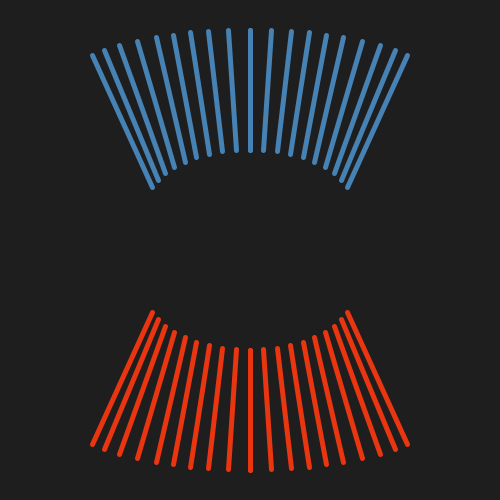
Frame 1 (no input)
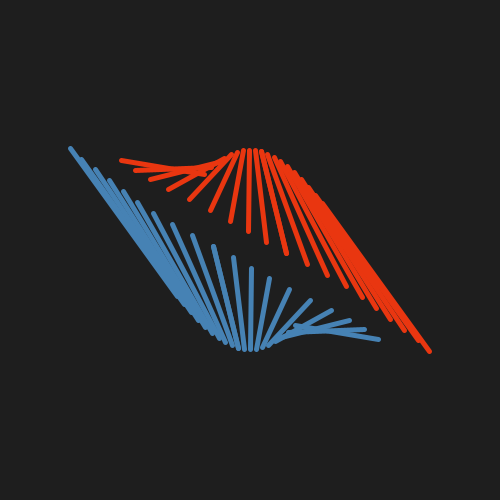
Frame 60 (the mouse pressed at the canvas centre just before this capture)
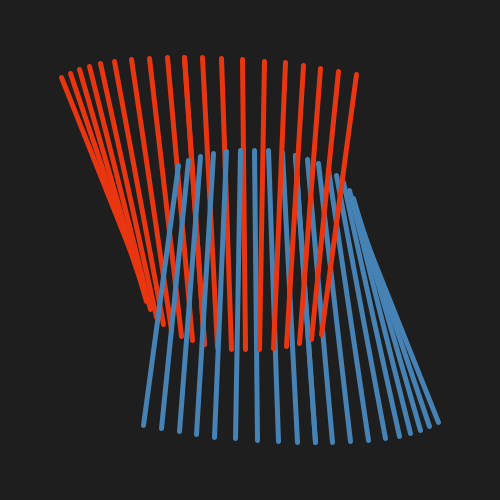
Frame 120 (the mouse held since frame 60 and released just before this capture)

The Processing sketch that drew these frames (run headless with seeded random() and noise(); from frame 60 on, the mouse is pressed at the canvas centre):

// Processing sketch: parametric_shape_1
// ── parametric_shape_1.pde
// Generative art with Parametric equations

static final int NUM_LINES = 10;
float t; // Time variable

void setup(){
  background(30);
  size(500, 500);
}

void draw(){
  background(30);
  //stroke(255);
  strokeWeight(5);
  
  translate(width/2, height/2); // Moves the origin to this location
  
  //point(x1(t), y1(t)); 
  //point(x2(t), y2(t));
  for (int i = 0; i < NUM_LINES; i++){
    stroke(233,54,16);
    line(x1(t + i), y1(t + i), x2(t + i), y2(t + i));
    line(x1(t - i), y1(t - i), x2(t - i), y2(t - i));
    stroke(70,130,180);
    line(x3(t + i), y3(t + i), x4(t + i), y4(t + i));
    line(x3(t - i), y3(t - i), x4(t - i), y4(t - i));
  }
  t+= 0.5;
}

float x1(float t){
  return sin(t/10) * 100 + sin(t/5) * 20;
}

float y1(float t){
  return cos(t/10) * 100;
}

float x2(float t){
  return sin(t/10) * 200 + sin(t) * 2;
}

float y2(float t){
  return cos(t/20) * 200 + cos(t/12) * 20;
}

///////// Second wave

float x3(float t){
  return -(sin(t/10) * 100 + sin(t/5) * 20);
}

float y3(float t){
  return -(cos(t/10) * 100);
}

float x4(float t){
  return -(sin(t/10) * 200 + sin(t) * 2);
}

float y4(float t){
  return -(cos(t/20) * 200 + cos(t/12) * 20);
}
